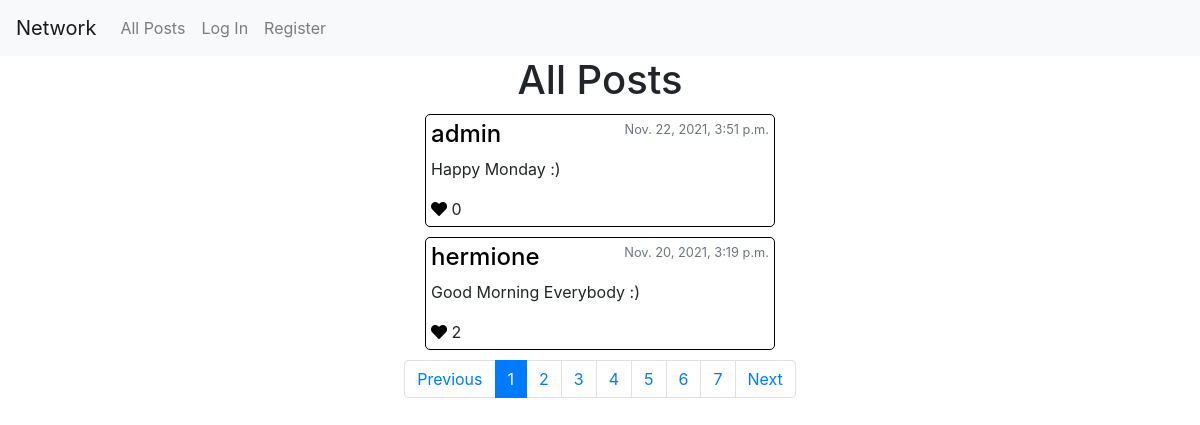
/render_page_number/2, run on an earlier commit of the app's database.
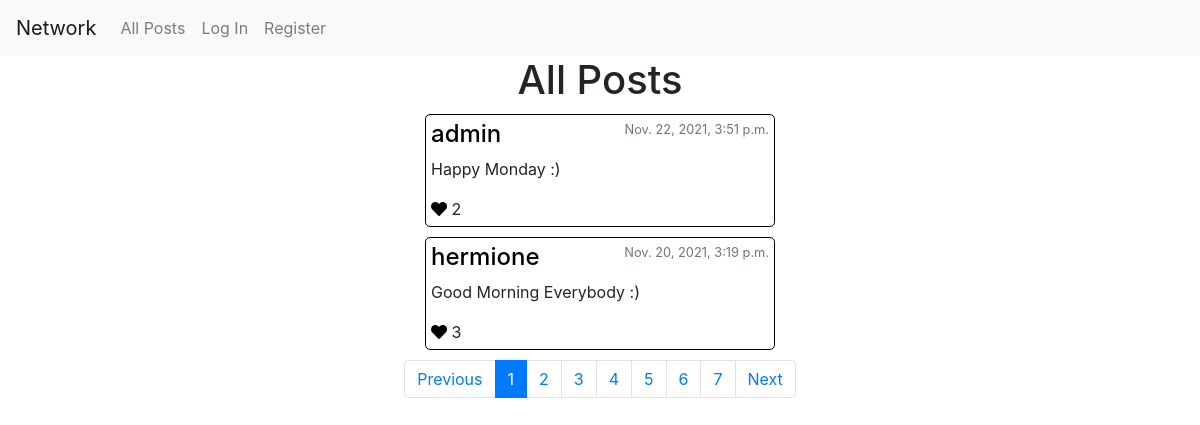
And on a later commit of the database.
### network/models.py (models this page shows, shortened)
class Post(models.Model):
    creator = models.ForeignKey(User, on_delete=models.CASCADE)
    message = models.CharField(max_length=128)
    timestamp = models.DateTimeField(auto_now_add=True)
    likes = models.IntegerField(default=0)

class User(AbstractUser):
    followers = models.IntegerField(default=0)
    following = models.IntegerField(default=0)

### network/views.py (the view)
# urls.py: path("render_page_number/<int:page_number>", views.render_page_number, name="render_page_number"),
def render_page_number(request, page_number):
    posts = Post.objects.all().order_by('-timestamp')
    p = Paginator(posts, post_by_page)
    page1 = p.page(page_number)
    pages = p.num_pages
    try:
        likes_given = Like.objects.filter(creator=request.user)
    except:
        likes_given = []
    posts_liked = []
    for like in likes_given:
        post_id = like.post_id
        posts_liked.append(post_id)
    return render(request, "network/index.html", {
                                'posts': page1.object_list,
                                'posts_liked': posts_liked,
                                'pages': pages,
                                'range': p.page_range
                            })

### network/templates/network/index.html (shortened to what this page needs)
{% extends "network/layout.html" %}
{% load static %}
{% block body %}
    <h1>All Posts</h1>
    <div id="posts">
        {% for post in posts %}
        <div class="post text-left" data-post_id="{{post.id}}">
            <div class="post-header">
                <a href="{% url 'profile' post.creator.username 1 %}">
                    <h4>{{ post.creator }}</h4>
                </a>
                <small class='text-secondary'>{{ post.timestamp }}</small>
            </div>
            <p>{{ post.message }}</p>
            {% if user.is_authenticated %}
                {% if post.id in posts_liked %}
                    <i class="fa fa-heart like" style="color:red"></i>
                {% else %}
                    <i class="fa fa-heart like" style="color:black"></i>
                {% endif %}
            {% else %}
                <i class="fa fa-heart like" style="color:black"></i>
            {% endif %}
            <span class="likes">{{post.likes }}</span> <br>
        </div>
        {% endfor %}
    </div>
    <nav id="nav-pagination">
        <ul class="pagination">
          <li class="page-item">
              <a class="page-link previous" href="/render_page_number/1">Previous</a>
        </li>
          {% for i in range %}
             <li class="page-item page-number" data-page_number="{{i}}" >
                 <a class="page-link" href="/render_page_number/{{i}}">{{i}}</a>
            </li>
          {% endfor%}
          <li class="page-item">
              <a class="page-link next" href="/render_page_number/2">Next</a>
            </li>
        </ul>
      </nav>
{% endblock %}

What changed in the data, as far as the page shows it:
changed Post "Happy Monday :)": likes "0" → "2"
changed Post "Good Morning Everybody :)": likes "2" → "3"
